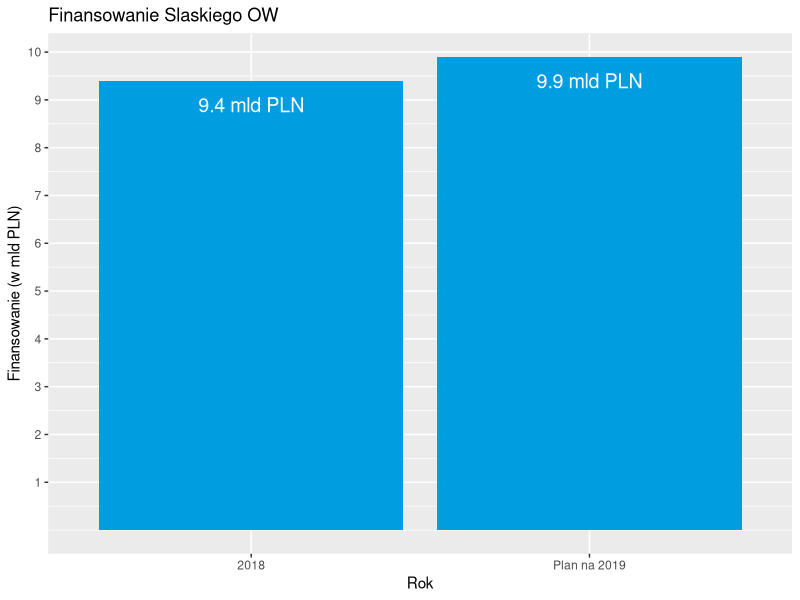

This figure's R source:
## ---- chunk 1
library(ggplot2)

dat <- data.frame(c("2018", "Plan na 2019"), c(9.4, 9.9))
colnames(dat) <- c("Rok", "Finansowanie")

ggplot(data = dat, aes(x = Rok, y = Finansowanie)) +
  geom_bar(stat = "identity", fill = "#009DE0") +
  geom_text(aes(label = paste(Finansowanie, "mld PLN")), color = "white", nudge_y = -0.5, size = 5) +
  scale_y_continuous(name = "Finansowanie (w mld PLN)", breaks = 1:10) +
  ggtitle("Finansowanie Slaskiego OW")
